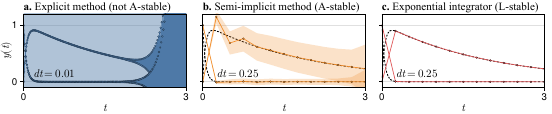

The script that saved this image:
using ProbNumDiffEq, DiffEqCallbacks, OrdinaryDiffEq, LinearAlgebra
import Plots
Plots.theme(:default;
    markersize=1,
    markerstrokewidth=0.1,
)

DIR = @__DIR__

function f(du, u, p, t)
    du[1] = -0.5u[1] + 20u[2]
    du[2] = -20u[2]
end
u0 = [0.0, 1.0]
tspan = (0.0, 3.0)
prob = ODEProblem(f, u0, tspan)
L = [-0.5 20; 0 -20]

ref_sol = solve(prob, ImplicitEuler(), abstol=1e-10, reltol=1e-10)

sol_ek0 = solve(prob, EK0());
sol_ek0.destats

sol_ek1 = solve(prob, EK1());
sol_ek1.destats

order = 3
diffusionmodel = FixedDiffusion()

dt_ek0 = 0.01
dt_ek1 = 0.25
dt_ek0_ioup = 0.5
SMOOTH = true
sol_ek0 = solve(
    prob,
    EK0(; order, diffusionmodel, smooth=SMOOTH);
    adaptive=false,
    dt=dt_ek0,
    dense=SMOOTH,
);
sol_ek1 = solve(
    prob,
    EK1(; order, diffusionmodel, smooth=SMOOTH);
    adaptive=false,
    dt=dt_ek1,
    dense=SMOOTH,
);
sol_ek0_ioup = solve(prob, ExpEK(; L, diffusionmodel, smooth=SMOOTH);
    adaptive=false, dt=dt_ek1, dense=SMOOTH);

############################################################################################
using CairoMakie, TuePlots, LaTeXStrings, ColorSchemes
import BayesExpIntExperiments: PlotTheme

COLORS = ColorSchemes.tableau_10.colors
ALPHA = 0.5

set_theme!(
    merge(
        Theme(
            Axis=(;
                titlesize=8
            ),
            Lines=(;
                linewidth=0.5,
                linestyle=:dash,
            ),
            Series=(
                linewidth=0.5,
                solid_color=:gray,
            ),
            ScatterLines=(; markersize=2, linewidth=0.5),
        ),
        PlotTheme,
        Theme(
            TuePlots.SETTINGS[:NEURIPS];
            font=false,
            fontsize=true,
            figsize=true,
            thinned=true,
            nrows=1, ncols=3,
        ),
    ),
)

fig = Figure()
ax_ek0 = Axis(
    fig[1, 1];
    yticks=[0, 1],
    xticks=[0, tspan[2]],
    title=rich(rich("a. ", font="Times New Roman Bold"),
        rich("Explicit method (not A-stable)", font="Times New Roman")),
    xlabel=L"t",
    ylabel=L"y(t)",
)
ax_ek1 = Axis(
    fig[1, 2];
    yticks=[0, 1],
    xticks=[0, tspan[2]],
    yticklabelsvisible=false,
    title=rich(rich("b. ", font="Times New Roman Bold"),
        rich("Semi-implicit method (A-stable)", font="Times New Roman")),
    xlabel=L"t",
)
ax_ek0_ioup = Axis(
    fig[1, 3]; yticks=[0, 1], xticks=[0, tspan[2]],
    yticklabelsvisible=false,
    title=rich(rich("c. ", font="Times New Roman Bold"),
        rich("Exponential integrator (L-stable)", font="Times New Roman")),
    xlabel=L"t",
)

dense_ts = tspan[1]:0.01:tspan[2]
vecvec2mat(vv) = hcat(vv...)

for (i, (ax, sol)) in
    enumerate(((ax_ek0, sol_ek0), (ax_ek1, sol_ek1), (ax_ek0_ioup, sol_ek0_ioup)))
    series!(ax, ref_sol.t, vecvec2mat(ref_sol.u), solid_color=:black, linestyle=:dash)
    xlims!(ax, tspan)
    ylims!(ax, -0.1, 1.2)
    us = sol.pu
    means = sol.u |> vecvec2mat
    stddevs = sqrt.(vecvec2mat(diag.(us.Σ)))
    for j in 1:2
        scatterlines!(ax, sol.t, vecvec2mat(sol.u)[j, :], color=COLORS[i])
        fill_between!(
            ax,
            sol.t,
            means[j, :] - 1.96stddevs[j, :],
            means[j, :] + 1.96stddevs[j, :],
            color=(COLORS[i], 0.25),
        )
    end
end

text!(ax_ek0, 0, 0, text=L"dt=%$dt_ek0",
    fontsize=8, align=(:left, :bottom), offset=(7, 1.5))
text!(ax_ek1, 0, 0, text=L"dt=%$dt_ek1",
    fontsize=8, align=(:left, :bottom), offset=(10, 1.5))
text!(ax_ek0_ioup, 0, 0, text=L"dt=%$dt_ek1",
    fontsize=8, align=(:left, :bottom), offset=(10, 1.5))

trim!(fig.layout)
filename = joinpath(DIR, "1_stability.pdf")
save(filename, fig, pt_per_unit=1)
@info "Saved figure to $filename"
